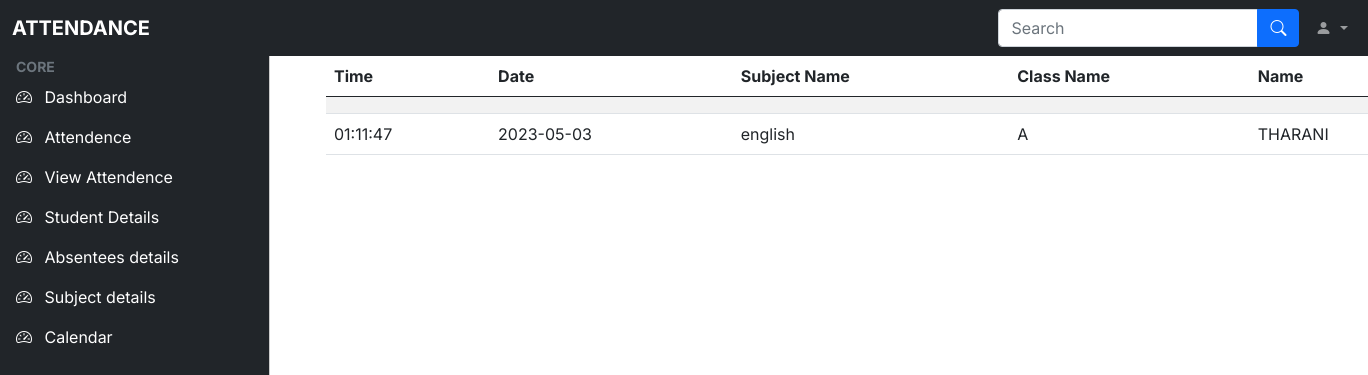
/view, run on the app's committed database.
### main.py (models this page shows)
class Attendances(db.Model):
    id = db.Column(db.Integer, primary_key=True)
    time = db.Column(db.String)
    date = db.Column(db.String)
    subjectname = db.Column(db.String)
    classname = db.Column(db.String)
    name = db.Column(db.String)

### main.py (the view)
@app.route('/view')
def view():
    attendance = Attendances.query.all()  # Fetch all the Attendance model objects from the database
    print(attendance)
    with open('Attendance.csv', 'r') as csvfile:
        reader = csv.reader(csvfile)
        next(reader)  # Skip the header ro
        k=[]
        for row in reader:
            k+=[row]
    return render_template('viewatt.html', attendance=k)

### templates/viewatt.html (shortened to what this page needs)
<!DOCTYPE html>
<html lang="en">
  <head>
    <link rel="stylesheet" href="static/css/bootstrap.min.css" />
    <link
      rel="stylesheet"
      href="https://cdn.jsdelivr.net/npm/bootstrap-icons@1.4.1/font/bootstrap-icons.css"
    />
    <link rel="stylesheet" href="static/css/dataTables.bootstrap5.min.css" />
    <link rel="stylesheet" href="static/css/style.css" />
  </head>
  <body>
    <nav class="navbar navbar-expand-lg navbar-dark bg-dark fixed-top">
      <div class="container-fluid">
        <a
          class="navbar-brand me-auto ms-lg-0 ms-3 text-uppercase fw-bold"
          href="#"
          >ATTENDANCE</a
        >
        <div class="collapse navbar-collapse" id="topNavBar">
          <form class="d-flex ms-auto my-3 my-lg-0">
            <div class="input-group">
              <input
                class="form-control"
                type="search"
                placeholder="Search"
                aria-label="Search"
              />
              <button class="btn btn-primary" type="submit">
                <i class="bi bi-search"></i>
              </button>
            </div>
          </form>
          <ul class="navbar-nav">
            <li class="nav-item dropdown">
              <a
                class="nav-link dropdown-toggle ms-2"
                href="#"
                role="button"
                data-bs-toggle="dropdown"
                aria-expanded="false"
              >
                <i class="bi bi-person-fill"></i>
              </a>
            </li>
          </ul>
        </div>
      </div>
    </nav>
    <div
      class="offcanvas offcanvas-start sidebar-nav bg-dark"
      tabindex="-1"
      id="sidebar"
    >
      <div class="offcanvas-body p-0">
        <nav class="navbar-dark">
          <ul class="navbar-nav">
            <li>
              <div class="text-muted small fw-bold text-uppercase px-3">
                CORE
              </div>
            </li>
            <li>
              <a href="/t" class="nav-link px-3 active">
                <span class="me-2"><i class="bi bi-speedometer2"></i></span>
                <span>Dashboard</span>
              </a>
            </li>
            <li>
              <a href="/attendence" class="nav-link px-3 active">
                <span class="me-2"><i class="bi bi-speedometer2"></i></span>
                <span>Attendence</span>
              </a>
            </li>
            <li>
              <a href="/view" class="nav-link px-3 active">
                <span class="me-2"><i class="bi bi-speedometer2"></i></span>
                <span>View Attendence</span>
              </a>
            </li>
            <li>
              <a href="/panel" class="nav-link px-3 active">
                <span class="me-2"><i class="bi bi-speedometer2"></i></span>
                <span>Student Details</span>
              </a>
            </li>
            <li>
              <a href="/abs" class="nav-link px-3 active">
                <span class="me-2"><i class="bi bi-speedometer2"></i></span>
                <span>Absentees details</span>
              </a>
            </li>
            <li>
              <a href="/sub" class="nav-link px-3 active">
                <span class="me-2"><i class="bi bi-speedometer2"></i></span>
                <span>Subject details</span>
              </a>
            </li>
            <li>
              <a href="/calendar" class="nav-link px-3 active">
                <span class="me-2"><i class="bi bi-speedometer2"></i></span>
                <span>Calendar</span>
              </a>
            </li>
            </ul>
        </nav>
      </div>
    </div>
    <div class="container">
        <h1>Attendance Table</h1>
        <table style="margin-left:200px;" class="table table-striped">
          <thead>
            <tr>
              <th>Time</th>
              <th>Date</th>
              <th>Subject Name</th>
              <th>Class Name</th>
              <th>Name</th>
            </tr>
          </thead>
          <tbody>
            {% for attendances in attendance %}
              <tr>
                <td>{{ attendances[1] }}</td>
                <td>{{ attendances[2] }}</td>
                <td>{{ attendances[3] }}</td>
                <td>{{ attendances[4] }}</td>
                <td>{{ attendances[0] }}</td>
              </tr>
            {% endfor %}
          </tbody>
        </table>
      </div>
  </body>
</html>

### data on the page
Attendances: attendances "01:11:47", attendances "2023-05-03", attendances "english", classname "A", name "THARANI"
